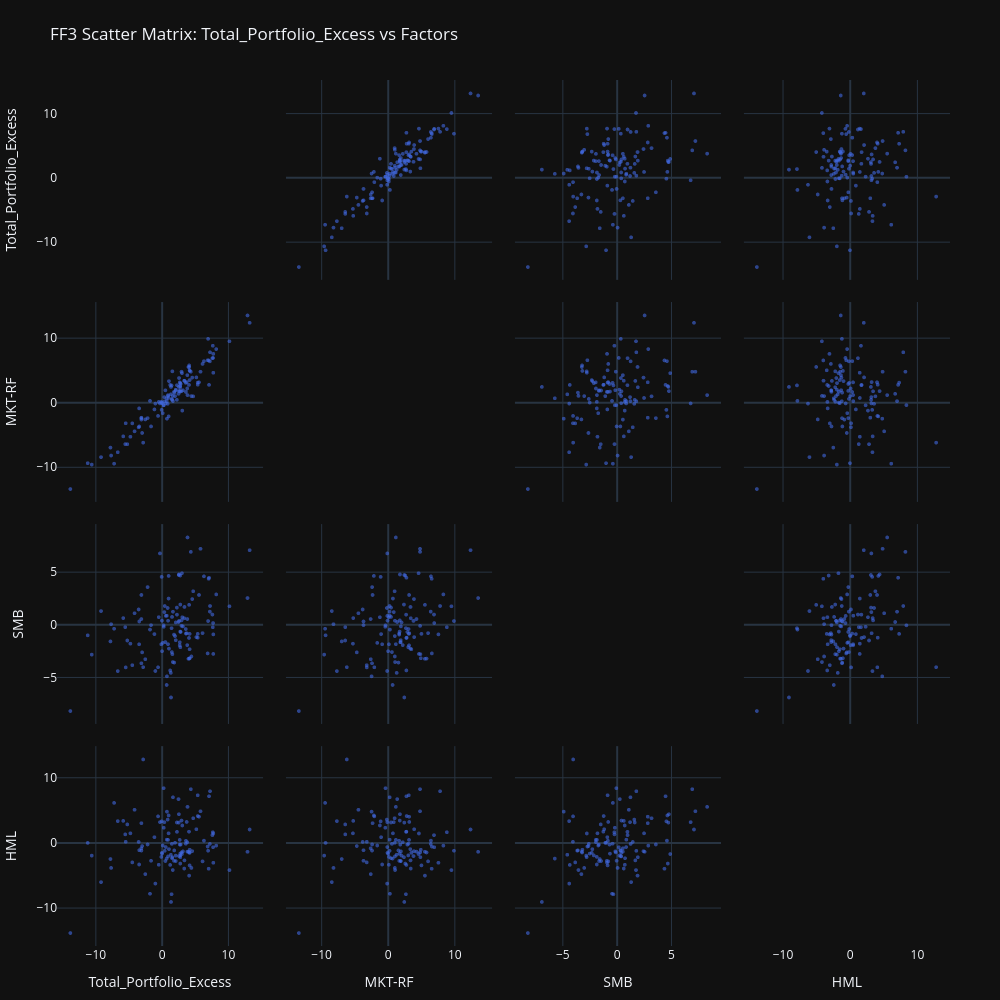
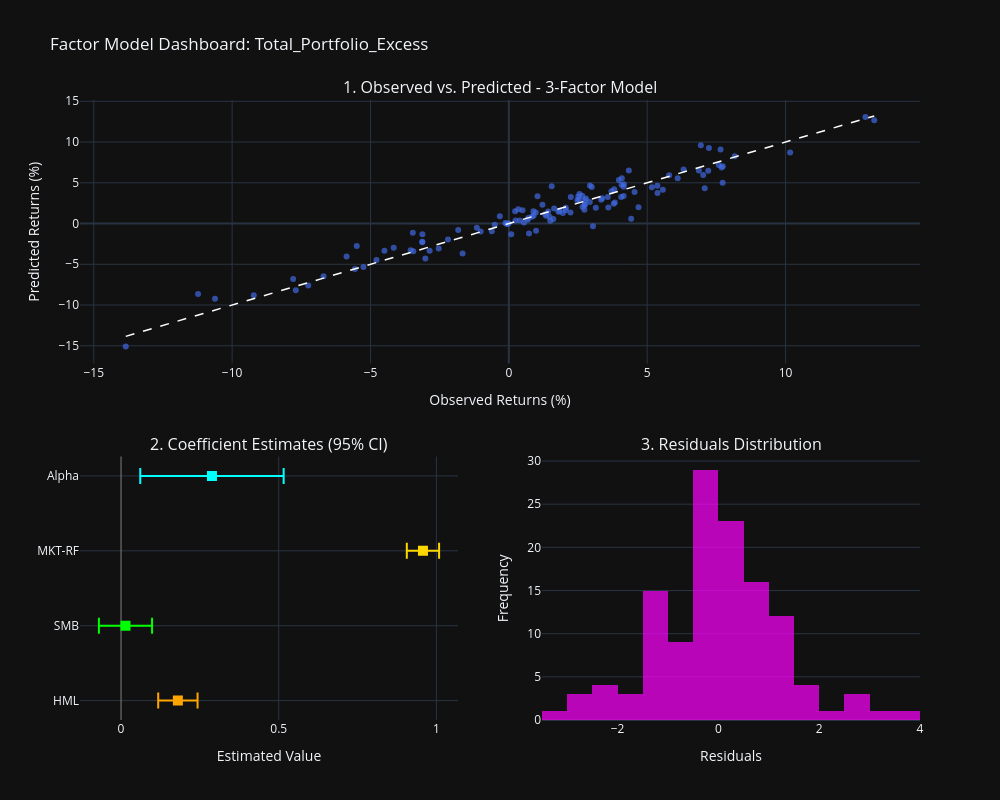
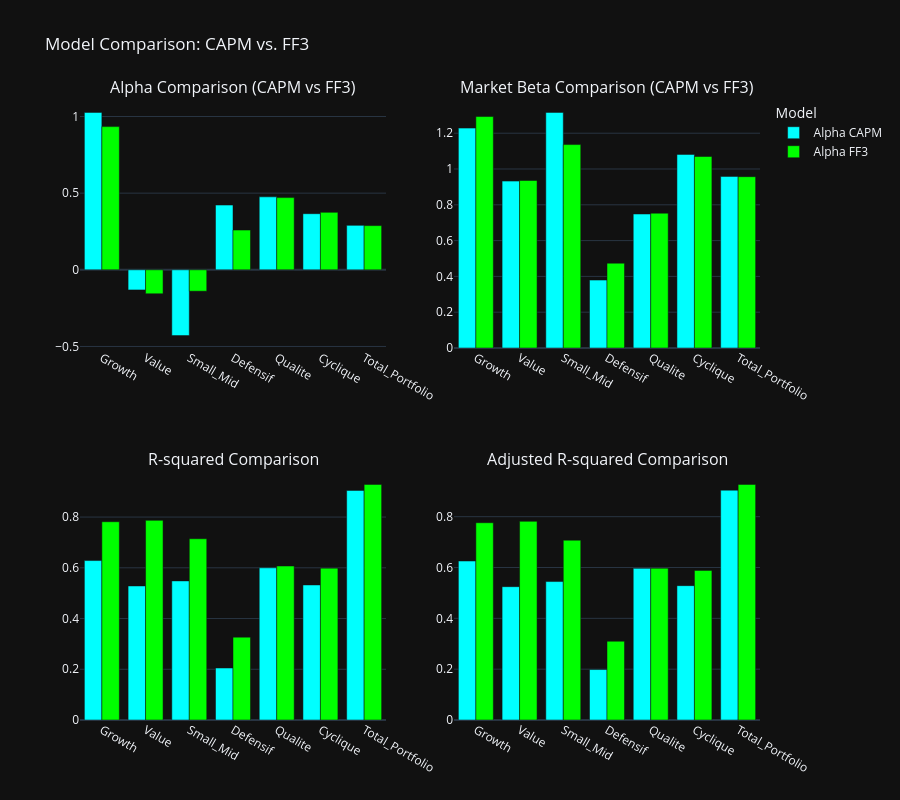

The notebook cell saved with these charts, in order:
### Markdown cell above
### 2. Fama-French Three-Factor Model, portfolio by portfolio

**What the code does.** For each portfolio, this cell re-estimates CAPM and FF3 side by side, runs the nested F-test (`H₀: SMB = HML = 0`), prints the joint-significance verdict, and — for the portfolio currently selected (`Total_Portfolio`) — prints the full FF3 coefficient table and displays the scatter matrix + multi-factor diagnostic dashboard. It closes with a grouped bar chart comparing CAPM vs FF3 across all portfolios (alpha, beta, R², adjusted R²), built from `comparison_df`.

**Results obtained.**

| Portfolio | SMB=HML=0 F-stat | p-value | Verdict |
|---|---|---|---|
| Growth | 42.42 | <0.0001 | reject H₀ |
| Value | 73.45 | <0.0001 | reject H₀ |
| Small_Mid | 35.23 | <0.0001 | reject H₀ |
| Defensif | 10.93 | <0.0001 | reject H₀ |
| Qualite | 1.08 | 0.342 | **fail to reject** |
| Cyclique | 9.98 | <0.0001 | reject H₀ |
| Total_Portfolio | 20.18 | <0.0001 | reject H₀ |

For `Total_Portfolio`: α = 0.288 (p = 0.013), β(MKT-RF) = 0.957, β(SMB) = 0.014 (p = 0.741, n.s.), β(HML) = 0.180 (p < 0.001), R² = 0.929 (up from 0.905 under CAPM).

**Economic interpretation.** Adding SMB and HML is statistically significant for 6 of the 7 portfolios — the clear exception is `Qualite`, whose CAPM fit was already reasonably explained by the market alone and which was built from large, established names (JNJ, COST, ADP, MSCI) with limited size/value tilt. At the aggregate level, the positive and significant HML loading (0.18) is notable given the portfolio is dominated by mega-cap growth names (via the Growth sub-portfolio): it likely reflects the value tilt embedded in the Value, Defensif and Cyclique sleeves rather than the total portfolio being "value" per se — SMB, in contrast, is statistically indistinguishable from zero for the aggregate, consistent with a portfolio built mostly from large caps where small-cap exposure roughly nets out.

### Code cell
for port in portfolio_to_plot:
    portfolio_col = f'{port}_Excess'
    print(f"\n--- Analysis for portfolio: {port} ---")

    capm_results = run_capm_analysis(df_final, portfolio_col, market_factor='MKT-RF')
    ff3_results = run_multifactor_analysis(df_final, portfolio_col, ff3_factors)
    
    f_test_result = compare_models_f_test(capm_results['model'], ff3_results['model'])
    f_stat_nested = f_test_result['F'][1]
    p_val_nested = f_test_result['Pr(>F)'][1]
    
    print("\n--- Joint Nullity Test for Style Factors (SMB=HML=0) ---")
    print(f"F-statistic (nested test): {f_stat_nested:.4f}")
    print(f"P-value (nested test)    : {p_val_nested:.6f}")
    if p_val_nested < 0.05:
        print("=> Conclusion: Reject H0. Adding SMB and HML is statistically significant.")
    else:
        print("=> Conclusion: Do not reject H0. Adding SMB and HML does not significantly improve the model over CAPM.")
        
    if port == selected_portfolio:
            print(f"\n--- Fama-French 3 Results for {port} ---")
            ff3_summary = pd.DataFrame({
                'Coefficient': ff3_results['params'],
                'Std Error': ff3_results['model'].bse,
                't-stat': ff3_results['model'].tvalues,
                'p-value': ff3_results['pvalues']
            }).round(4)
            ff3_summary.index = ['Alpha'] + ff3_factors
            print(ff3_summary)
            print("-" * 50)
            print(f"R-squared         : {ff3_results['r2']:.4f}")
            print(f"Adjusted R-squared: {ff3_results['adj_r2']:.4f}")
            print(f"F-stat (global)   : {ff3_results['f_stat']:.4f} (p-value: {ff3_results['p_f']:.6f})")
            
            # Affichage des dashboards et scatter matrix
            plot_scatter_matrix(df_final, portfolio_col, ff3_factors, "FF3")
            plot_multifactor_dashboard(df_final, portfolio_col, ff3_results, ff3_factors)
            
print("\n\n" + "="*25 + " COMPARATIVE PLOTS " + "="*25)
plot_model_comparison_charts(comparison_df, 'CAPM', 'FF3')

### Figure 1 — Plotly figure (JSON) as saved in the notebook; plotly's stock layout.template omitted (floating-point values rounded to 4 significant figures)
{"data": [{"diagonal": {"visible": false}, "dimensions": [{"axis": {"matches": true}, "label": "Total_Portfolio_Excess", "values": [0.5467, 7.588, 0.3429, 2.732, -0.02944, 4.544, 2.228, 0.3943, -0.6143, 4.335, 2.926, 2.056, 4.147, -0.5097, 0.8939, 4.421, 0.9723, 2.664, -0.1254, 2.511, 3.79, 3.574, 1.95, 3.975, -3.452, -2.199, 0.7045, 2.737, 1.495, 2.652, 3.335, -0.01135, -6.696, 3.596, -10.62, 8.164, 3.375, 1.608, 5.168, -7.794, 7.69, 0.8866, -2.536, 2.474, 2.059, 2.552, 2.24, -1.019, -7.7, -13.84, 12.89, 4.074, 2.746, 4.083, 7.731, -1.672, 0.9831, 13.21, 2.996, -0.3265, 7.079, 5.368, 4.158, 1.637, 1.423, 1.314, 2.788, -4.161, 6.867, 0.08774, 3.704, -2.862, -3.123, 2.75, -7.248, 0.2264, -9.218, 10.16, -3.547, -11.23, 7.23, 7.726, -5.562, 7.024, -3.129, 1.342, 1.473, -1.829, 7.206, 5.567, -3.128, -4.784, -5.496, 7.652, 5.792, 0.6808, 4.145, 5.373, -3.017, 3.807, 1.214, 3.831, 1.833, 1.796, -1.158, 6.315, -4.496, 4.059, 0.7283, -5.254, -3.47, 6.101, 2.93, 3.143, 2.535, 1.036, 0.4947, 0.8294, 0.2406, 4.687, 3.041, -5.864, 6.938, 1.549, -0.0741]}, {"axis": {"matches": true}, "label": "MKT-RF", "values": [-0.07, 6.95, 0.91, 1.78, -0.03, 3.94, 0.49, 0.27, -2.01, 4.85, 1.81, 1.94, 3.55, 0.17, 1.08, 1.07, 0.78, 1.88, 0.18, 2.49, 2.25, 3.12, 1.06, 5.58, -3.64, -2.35, 0.29, 2.63, 0.49, 3.2, 3.46, 0.06, -7.64, 1.71, -9.55, 8.36, 3.42, 1.1, 3.97, -6.92, 6.99, 1.22, -2.55, 1.42, 2.07, 3.87, 2.76, -0.09, -8.15, -13.35, 13.58, 5.59, 2.44, 5.83, 7.62, -3.64, -2.08, 12.44, 4.63, -0.07, 2.81, 3.16, 4.97, 0.29, 2.73, 1.34, 2.95, -4.4, 6.63, -1.58, 3.24, -6.15, -2.28, 3.08, -9.41, -0.33, -8.4, 9.57, -3.77, -9.34, 7.86, 4.69, -6.38, 6.6, -2.57, 2.49, 0.63, 0.33, 6.46, 3.21, -2.36, -5.23, -3.15, 8.88, 4.85, 0.73, 5.07, 2.84, -4.65, 4.32, 2.8, 1.22, 1.61, 1.73, -1.0, 6.49, -3.16, 2.8, -2.43, -6.39, -0.84, 6.06, 4.86, 1.98, 1.84, 3.39, 1.96, -0.13, -0.36, 1.03, -1.18, -5.18, 9.95, 4.91, -1.07]}, {"axis": {"matches": true}, "label": "SMB", "values": [0.87, 1.0, 1.23, -0.62, 0.42, 2.47, 1.66, 1.81, -4.02, 6.96, 0.44, -1.44, -2.3, 0.75, 0.41, -2.99, 2.52, -1.64, -1.83, 4.76, -1.91, -0.38, -1.05, -3.21, 0.34, 3.61, 0.89, 4.71, 0.77, -1.93, 0.65, -2.49, -4.38, -0.81, -2.81, 2.91, 1.72, -3.52, -1.15, -1.56, 0.19, -1.82, -3.25, 0.29, 0.25, 0.39, 0.99, -4.37, 0.08, -8.18, 2.57, 1.92, 1.95, -3.19, -0.89, -0.01, 4.67, 7.12, 4.93, 6.81, 4.5, -0.84, -3.16, 1.27, -0.3, -4.55, -0.66, 1.12, -2.7, -1.7, -0.78, -4.01, 2.86, -2.11, -0.35, -0.03, 1.33, 1.78, 1.48, -0.98, 1.81, -2.75, -0.2, 4.4, 0.57, -6.89, -2.57, -0.43, 1.28, 2.86, -3.64, -1.77, -4.03, -0.21, 7.25, -5.7, -0.84, -1.2, -2.6, 0.57, -4.32, 8.33, -3.57, -0.91, -0.86, 4.63, -3.82, -1.23, -4.88, -1.47, -1.83, -0.77, -0.08, -0.13, 4.81, -2.24, -1.62, 1.62, -0.17, 3.21, 0.74, 0.66, 0.38, -2.77, 4.58]}, {"axis": {"matches": true}, "label": "HML", "values": [-0.61, 1.22, 3.22, -1.62, -1.49, -1.24, 3.17, -1.19, 4.11, 8.29, 3.47, -2.76, -1.5, -3.33, -2.05, -3.82, 1.5, -0.23, -2.13, 3.15, 0.13, -0.09, 0.05, -1.32, -1.1, -0.21, 0.53, -3.14, -2.33, 0.49, -3.91, -1.62, 3.38, 0.36, -1.92, -0.39, -2.66, -4.14, 2.13, -2.45, -0.64, 0.5, -4.77, 6.76, -1.92, -2.0, 1.73, -6.22, -3.82, -13.83, -1.34, -5.0, -2.17, -1.44, -3.02, -2.72, 4.25, 2.09, -1.68, 3.22, 7.2, 7.35, -1.02, 7.04, -7.86, -1.79, -0.23, 5.12, -0.53, -0.37, 3.25, 12.86, 3.06, -1.9, 6.18, 8.44, -6.0, -4.15, 0.18, 0.03, 7.97, 1.48, 1.34, -3.94, -0.8, -9.05, -0.12, -7.79, -0.13, 4.06, -1.15, 1.5, 0.2, 1.67, 4.89, -2.38, -3.43, 4.16, -0.45, -1.31, -3.36, 5.57, -1.13, -2.73, 0.91, 0.38, -2.97, 1.76, 4.84, 2.87, -3.29, -2.81, -1.43, -1.28, 4.44, -0.93, -2.76, 3.62, 2.36, 3.82, 2.71, 3.41, -1.17, -2.16, 3.34]}], "hovertemplate": "%{xaxis.title.text}=%{x}<br>%{yaxis.title.text}=%{y}<extra></extra>", "legendgroup": "", "marker": {"color": "royalblue", "opacity": 0.6, "size": 4, "symbol": "circle"}, "name": "", "showlegend": false, "type": "splom"}], "layout": {"dragmode": "select", "height": 1000, "hovermode": "closest", "legend": {"tracegroupgap": 0}, "margin": {"b": 50, "l": 50, "r": 50, "t": 80}, "title": {"text": "FF3 Scatter Matrix: Total_Portfolio_Excess vs Factors"}, "width": 1000}}

### Figure 2 — Plotly figure (JSON) as saved in the notebook; plotly's stock layout.template omitted (floating-point values rounded to 4 significant figures)
{"data": [{"marker": {"color": "royalblue", "opacity": 0.7, "size": 6}, "mode": "markers", "name": "Obs vs Predicted", "type": "scatter", "x": [0.5467, 7.588, 0.3429, 2.732, -0.02944, 4.544, 2.228, 0.3943, -0.6143, 4.335, 2.926, 2.056, 4.147, -0.5097, 0.8939, 4.421, 0.9723, 2.664, -0.1254, 2.511, 3.79, 3.574, 1.95, 3.975, -3.452, -2.199, 0.7045, 2.737, 1.495, 2.652, 3.335, -0.01135, -6.696, 3.596, -10.62, 8.164, 3.375, 1.608, 5.168, -7.794, 7.69, 0.8866, -2.536, 2.474, 2.059, 2.552, 2.24, -1.019, -7.7, -13.84, 12.89, 4.074, 2.746, 4.083, 7.731, -1.672, 0.9831, 13.21, 2.996, -0.3265, 7.079, 5.368, 4.158, 1.637, 1.423, 1.314, 2.788, -4.161, 6.867, 0.08774, 3.704, -2.862, -3.123, 2.75, -7.248, 0.2264, -9.218, 10.16, -3.547, -11.23, 7.23, 7.726, -5.562, 7.024, -3.129, 1.342, 1.473, -1.829, 7.206, 5.567, -3.128, -4.784, -5.496, 7.652, 5.792, 0.6808, 4.145, 5.373, -3.017, 3.807, 1.214, 3.831, 1.833, 1.796, -1.158, 6.315, -4.496, 4.059, 0.7283, -5.254, -3.47, 6.101, 2.93, 3.143, 2.535, 1.036, 0.4947, 0.8294, 0.2406, 4.687, 3.041, -5.864, 6.938, 1.549, -0.0741], "xaxis": "x", "y": [0.1236, 7.175, 1.757, 1.691, -0.003079, 3.871, 1.352, 0.3577, -0.9517, 6.523, 2.652, 1.628, 3.384, -0.1386, 0.9584, 0.5819, 1.341, 2.023, 0.05088, 3.307, 2.438, 3.253, 1.297, 5.346, -3.389, -1.948, 0.6739, 2.306, 0.3482, 3.412, 2.905, 0.01862, -6.477, 1.979, -9.239, 8.261, 3.107, 0.5454, 4.456, -6.799, 6.867, 1.521, -3.058, 2.87, 1.927, 3.638, 3.256, -0.9805, -8.2, -15.1, 13.08, 4.765, 2.26, 5.564, 7.025, -3.686, -0.871, 12.67, 4.487, 0.8976, 4.339, 4.626, 4.817, 1.853, 1.481, 1.184, 3.061, -2.985, 6.501, -1.315, 3.964, -3.337, -1.302, 2.864, -7.61, 1.493, -8.815, 8.726, -3.267, -8.661, 9.274, 5.006, -5.58, 5.958, -2.308, 0.9435, 0.8334, -0.8059, 6.466, 4.133, -2.229, -4.473, -2.748, 9.086, 5.914, 0.4777, 4.511, 3.74, -4.281, 4.195, 2.302, 2.577, 1.575, 1.439, -0.5171, 6.634, -3.326, 3.268, -1.234, -5.332, -1.135, 5.572, 4.681, 1.951, 2.918, 3.334, 1.644, 0.8391, 0.3666, 2.008, -0.3424, -4.046, 9.607, 4.56, -0.06945], "yaxis": "y"}, {"line": {"color": "white", "dash": "dash", "width": 1.5}, "mode": "lines", "name": "y=x", "type": "scatter", "x": [-13.84, 13.21], "xaxis": "x", "y": [-13.84, 13.21], "yaxis": "y"}, {"error_x": {"array": [0.2273], "arrayminus": [0.2273], "color": "cyan", "symmetric": false, "thickness": 2, "type": "data", "width": 8}, "marker": {"color": "cyan", "size": 10, "symbol": "square"}, "mode": "markers", "name": "Alpha", "type": "scatter", "x": [0.2883], "xaxis": "x2", "y": ["Alpha"], "yaxis": "y2"}, {"error_x": {"array": [0.05118], "arrayminus": [0.05118], "color": "gold", "symmetric": false, "thickness": 2, "type": "data", "width": 8}, "marker": {"color": "gold", "size": 10, "symbol": "square"}, "mode": "markers", "name": "MKT-RF", "type": "scatter", "x": [0.9572], "xaxis": "x2", "y": ["MKT-RF"], "yaxis": "y2"}, {"error_x": {"array": [0.08429], "arrayminus": [0.08429], "color": "lime", "symmetric": false, "thickness": 2, "type": "data", "width": 8}, "marker": {"color": "lime", "size": 10, "symbol": "square"}, "mode": "markers", "name": "SMB", "type": "scatter", "x": [0.0141], "xaxis": "x2", "y": ["SMB"], "yaxis": "y2"}, {"error_x": {"array": [0.06237], "arrayminus": [0.06237], "color": "orange", "symmetric": false, "thickness": 2, "type": "data", "width": 8}, "marker": {"color": "orange", "size": 10, "symbol": "square"}, "mode": "markers", "name": "HML", "type": "scatter", "x": [0.1802], "xaxis": "x2", "y": ["HML"], "yaxis": "y2"}, {"marker": {"color": "magenta", "opacity": 0.7}, "name": "Distribution", "nbinsx": 25, "type": "histogram", "x": [0.4231, 0.4132, -1.414, 1.041, -0.02636, 0.6732, 0.8755, 0.03654, 0.3373, -2.188, 0.2732, 0.4288, 0.7633, -0.3711, -0.06445, 3.839, -0.3685, 0.6412, -0.1763, -0.7959, 1.351, 0.321, 0.6527, -1.371, -0.06269, -0.2504, 0.0306, 0.4304, 1.147, -0.7605, 0.4308, -0.02997, -0.2182, 1.617, -1.38, -0.0974, 0.2679, 1.063, 0.7121, -0.9945, 0.8237, -0.6339, 0.5225, -0.3955, 0.1322, -1.086, -1.016, -0.03819, 0.5008, 1.254, -0.1961, -0.6905, 0.4855, -1.481, 0.7056, 2.015, 1.854, 0.5321, -1.491, -1.224, 2.74, 0.7423, -0.6589, -0.2154, -0.05796, 0.1303, -0.2737, -1.176, 0.366, 1.403, -0.26, 0.4756, -1.821, -0.1147, 0.3623, -1.267, -0.4033, 1.439, -0.2796, -2.571, -2.044, 2.721, 0.01816, 1.066, -0.8209, 0.3983, 0.6391, -1.023, 0.7398, 1.434, -0.8983, -0.3115, -2.748, -1.434, -0.122, 0.2031, -0.3668, 1.634, 1.264, -0.388, -1.088, 1.253, 0.2574, 0.3565, -0.6406, -0.3192, -1.17, 0.7906, 1.963, 0.07751, -2.335, 0.5289, -1.751, 1.192, -0.3826, -2.298, -1.149, -0.009708, -0.126, 2.679, 3.383, -1.817, -2.669, -3.011, -0.004654], "xaxis": "x3", "yaxis": "y3"}], "layout": {"annotations": [{"font": {"size": 16}, "showarrow": false, "text": "1. Observed vs. Predicted - 3-Factor Model", "x": 0.5, "xanchor": "center", "xref": "paper", "y": 1, "yanchor": "bottom", "yref": "paper"}, {"font": {"size": 16}, "showarrow": false, "text": "2. Coefficient Estimates (95% CI)", "x": 0.225, "xanchor": "center", "xref": "paper", "y": 0.425, "yanchor": "bottom", "yref": "paper"}, {"font": {"size": 16}, "showarrow": false, "text": "3. Residuals Distribution", "x": 0.775, "xanchor": "center", "xref": "paper", "y": 0.425, "yanchor": "bottom", "yref": "paper"}], "height": 800, "showlegend": false, "title": {"text": "Factor Model Dashboard: Total_Portfolio_Excess"}, "width": 1000, "xaxis": {"anchor": "y", "domain": [0, 1], "title": {"text": "Observed Returns (%)"}}, "xaxis2": {"anchor": "y2", "domain": [0, 0.45], "title": {"text": "Estimated Value"}, "zeroline": true, "zerolinecolor": "grey", "zerolinewidth": 1}, "xaxis3": {"anchor": "y3", "domain": [0.55, 1], "title": {"text": "Residuals"}}, "yaxis": {"anchor": "x", "domain": [0.575, 1], "title": {"text": "Predicted Returns (%)"}}, "yaxis2": {"anchor": "x2", "categoryarray": ["HML", "SMB", "MKT-RF", "Alpha"], "categoryorder": "array", "domain": [0, 0.425]}, "yaxis3": {"anchor": "x3", "domain": [0, 0.425], "title": {"text": "Frequency"}}}}

### Figure 3 — Plotly figure (JSON) as saved in the notebook; plotly's stock layout.template omitted (floating-point values rounded to 4 significant figures)
{"data": [{"marker": {"color": "cyan"}, "name": "Alpha CAPM", "type": "bar", "x": ["Growth", "Value", "Small_Mid", "Defensif", "Qualite", "Cyclique", "Total_Portfolio"], "xaxis": "x", "y": [1.027, -0.1314, -0.4292, 0.4222, 0.4759, 0.366, 0.2902], "yaxis": "y"}, {"marker": {"color": "lime"}, "name": "Alpha FF3", "type": "bar", "x": ["Growth", "Value", "Small_Mid", "Defensif", "Qualite", "Cyclique", "Total_Portfolio"], "xaxis": "x", "y": [0.934, -0.1562, -0.1395, 0.2594, 0.4708, 0.3746, 0.2883], "yaxis": "y"}, {"marker": {"color": "cyan"}, "name": "Beta CAPM", "showlegend": false, "type": "bar", "x": ["Growth", "Value", "Small_Mid", "Defensif", "Qualite", "Cyclique", "Total_Portfolio"], "xaxis": "x2", "y": [1.228, 0.9323, 1.316, 0.3794, 0.7487, 1.082, 0.9588], "yaxis": "y2"}, {"marker": {"color": "lime"}, "name": "Beta FF3", "showlegend": false, "type": "bar", "x": ["Growth", "Value", "Small_Mid", "Defensif", "Qualite", "Cyclique", "Total_Portfolio"], "xaxis": "x2", "y": [1.293, 0.9357, 1.136, 0.4739, 0.7531, 1.07, 0.9572], "yaxis": "y2"}, {"marker": {"color": "cyan"}, "name": "R-squared CAPM", "showlegend": false, "type": "bar", "x": ["Growth", "Value", "Small_Mid", "Defensif", "Qualite", "Cyclique", "Total_Portfolio"], "xaxis": "x3", "y": [0.6286, 0.5285, 0.5484, 0.205, 0.5999, 0.5325, 0.9051], "yaxis": "y3"}, {"marker": {"color": "lime"}, "name": "R-squared FF3", "showlegend": false, "type": "bar", "x": ["Growth", "Value", "Small_Mid", "Defensif", "Qualite", "Cyclique", "Total_Portfolio"], "xaxis": "x3", "y": [0.7817, 0.787, 0.7146, 0.3267, 0.607, 0.5987, 0.9288], "yaxis": "y3"}, {"marker": {"color": "cyan"}, "name": "Adj. R-squared CAPM", "showlegend": false, "type": "bar", "x": ["Growth", "Value", "Small_Mid", "Defensif", "Qualite", "Cyclique", "Total_Portfolio"], "xaxis": "x4", "y": [0.6256, 0.5246, 0.5447, 0.1986, 0.5967, 0.5287, 0.9043], "yaxis": "y4"}, {"marker": {"color": "lime"}, "name": "Adj. R-squared FF3", "showlegend": false, "type": "bar", "x": ["Growth", "Value", "Small_Mid", "Defensif", "Qualite", "Cyclique", "Total_Portfolio"], "xaxis": "x4", "y": [0.7763, 0.7817, 0.7075, 0.31, 0.5972, 0.5887, 0.927], "yaxis": "y4"}], "layout": {"annotations": [{"font": {"size": 16}, "showarrow": false, "text": "Alpha Comparison (CAPM vs FF3)", "x": 0.225, "xanchor": "center", "xref": "paper", "y": 1, "yanchor": "bottom", "yref": "paper"}, {"font": {"size": 16}, "showarrow": false, "text": "Market Beta Comparison (CAPM vs FF3)", "x": 0.775, "xanchor": "center", "xref": "paper", "y": 1, "yanchor": "bottom", "yref": "paper"}, {"font": {"size": 16}, "showarrow": false, "text": "R-squared Comparison", "x": 0.225, "xanchor": "center", "xref": "paper", "y": 0.4, "yanchor": "bottom", "yref": "paper"}, {"font": {"size": 16}, "showarrow": false, "text": "Adjusted R-squared Comparison", "x": 0.775, "xanchor": "center", "xref": "paper", "y": 0.4, "yanchor": "bottom", "yref": "paper"}], "barmode": "group", "height": 800, "legend": {"title": {"text": "Model"}}, "title": {"text": "Model Comparison: CAPM vs. FF3"}, "xaxis": {"anchor": "y", "domain": [0, 0.45]}, "xaxis2": {"anchor": "y2", "domain": [0.55, 1]}, "xaxis3": {"anchor": "y3", "domain": [0, 0.45]}, "xaxis4": {"anchor": "y4", "domain": [0.55, 1]}, "yaxis": {"anchor": "x", "domain": [0.6, 1]}, "yaxis2": {"anchor": "x2", "domain": [0.6, 1]}, "yaxis3": {"anchor": "x3", "domain": [0, 0.4]}, "yaxis4": {"anchor": "x4", "domain": [0, 0.4]}}}
